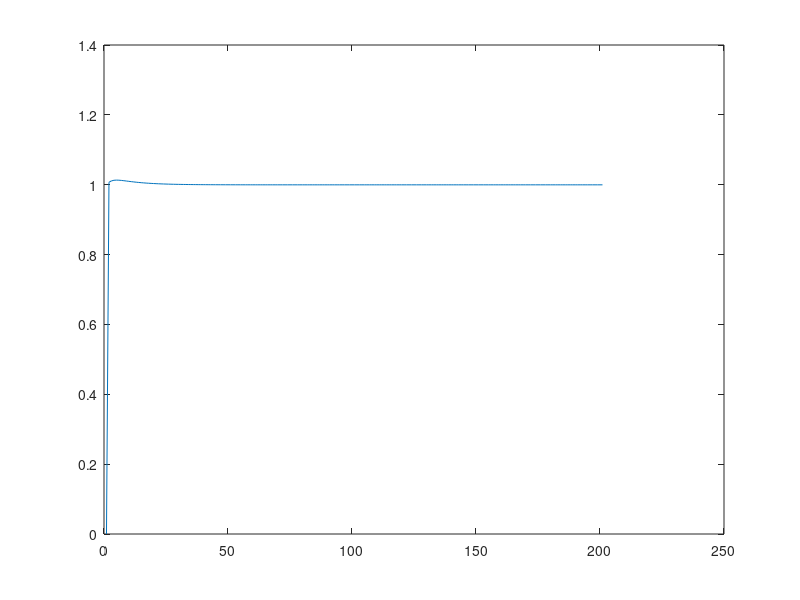

Write MATLAB code to recreate this figure. (Note: this script raises an error after producing the figure.)
num = [60 300];
den = [1 6.2 -53.8 1];
plant = tf(num,den);

% Specify the PID controller gains
Kp = 10;
Ki = 0;
Kd = 10;

% Create the PID controller transfer function
controller = pid(Kp, Ki, Kd);

% Connect the controller and plant in series to create a closed-loop system
sys_cl = feedback(controller * plant, 1);

% Simulate the step response of the closed-loop system
t = 0:0.1:20;
S = step(sys_cl, t);

figure
plot(S)
stepinfo(S)
% Add labels to the plot
title('Step Response with PD Controller');
xlabel('Time (sec)');
ylabel('Output');

damp(sys_cl)
